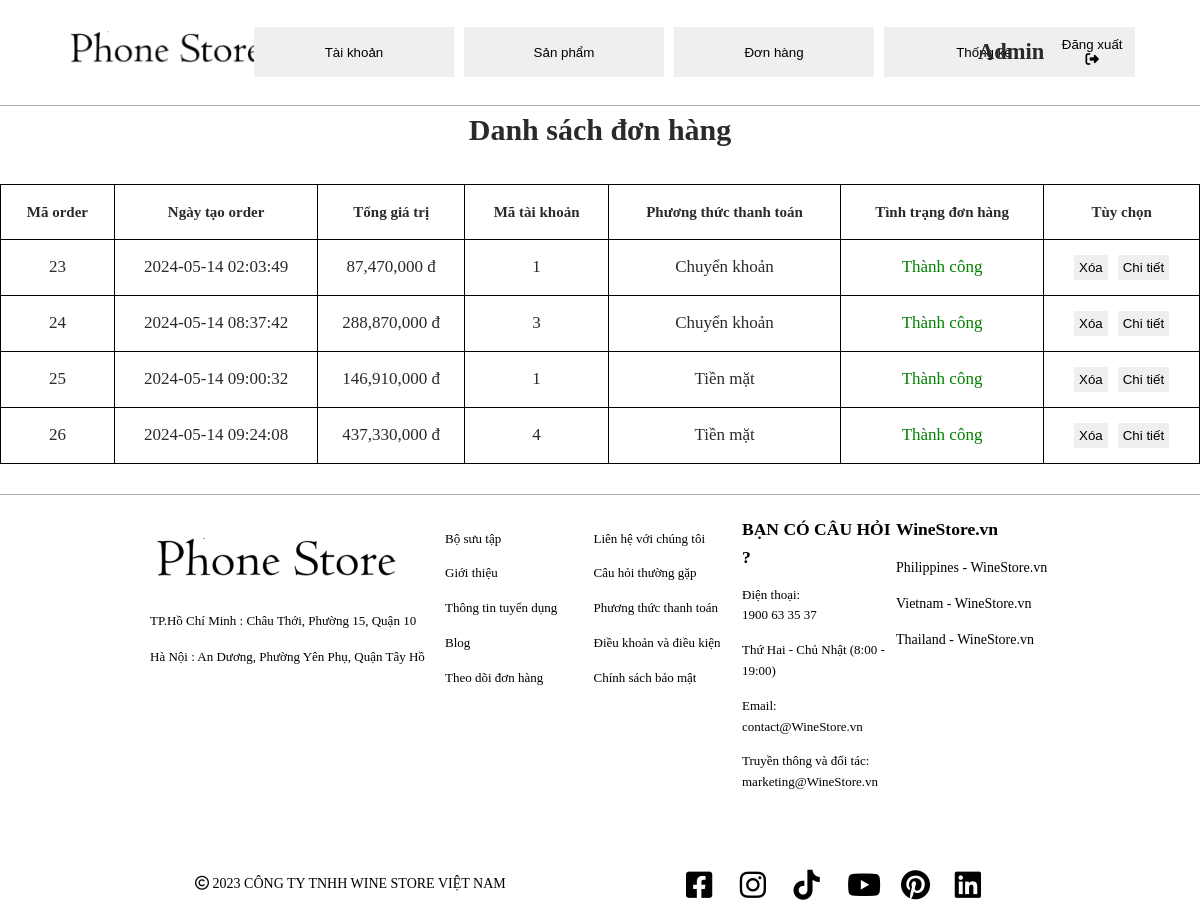
The app's page /Admin/index.php?controller=order with its own data.
### tables this page shows
CREATE TABLE `donhang` (
  `ma_don_hang` int(10) UNSIGNED NOT NULL,
  `ngay_tao_don_hang` datetime NOT NULL,
  `tong_gia_tri` int(255) UNSIGNED NOT NULL,
  `ma_tk` int(10) UNSIGNED NOT NULL,
  `phuong_thuc_thanh_toan` int(10) UNSIGNED NOT NULL COMMENT '1=tiền mặt,2=chuyển khoản',
  `tinh_trang_don_hang` int(10) UNSIGNED NOT NULL COMMENT '0=chưa xác nhận, 1=đã xác nhận,2=thành công\r\n'
);

### Admin/view/order.php (the view)
<?php
      $orderList = mysqli_query($conn, "select * from donhang");
?>
<table id="order-table">
      <h1>Danh sách đơn hàng</h1>
      <thead>
            <tr>
            <th>Mã order</th><th>Ngày tạo order</th><th>Tổng giá trị</th><th>Mã tài khoản</th><th>Phương thức thanh toán</th><th>Tình trạng đơn hàng</th><th>Tùy chọn</th>
            </tr>
      </thead>
      <tbody>
            <?php
                  while($order = mysqli_fetch_array($orderList)) {
                        $stringOrder = "";
                        $stringOrder .= "<tr>
                                    <td>$order[ma_don_hang]</td>
                                    <td>$order[ngay_tao_don_hang]</td>
                                    <td>".number_format($order['tong_gia_tri'])." đ</td>
                                    <td>$order[ma_tk]</td>";
                        if($order['phuong_thuc_thanh_toan']== 1) {
                              $stringOrder .= "<td>Tiền mặt</td>";
                        } else {
                              $stringOrder .="<td>Chuyển khoản</td>";
                        }
                        if($order['tinh_trang_don_hang'] == 0) {
                              $stringOrder .= "<td class='tinh_trang_don_hang' onclick='thayDoiTinhTrangDonHang($order[ma_don_hang],1)' style='color:red' value='0'>Chưa xác nhận</td>";
                        } else if($order['tinh_trang_don_hang'] == 1) {
                              $stringOrder .="<td class='tinh_trang_don_hang' onclick='thayDoiTinhTrangDonHang($order[ma_don_hang],2)' style='color:orange' value='1'>Đã xác nhận</td>";
                        } else {
                              $stringOrder .="<td class='tinh_trang_don_hang' onclick='thayDoiTinhTrangDonHang($order[ma_don_hang],0)' style='color:green' value='2'>Thành công</td>";
                        }
                        $stringOrder .= "<td><button onclick='xoaDonHang($order[ma_don_hang])'>Xóa</button><button onclick='openChiTietDonHang($order[ma_don_hang])'>Chi tiết</button></td></tr>";
                        echo $stringOrder;
                  }
            ?>
      </tbody>
</table>

### Admin/CSS/style.css (style rules this page uses)
* { margin: 0; padding: 0; }
body { width: 100%; color: #2a2a2a; font-family: Times; font-size: 15px; line-height: 1.6; }
table { margin-top: 30px; margin-bottom: 30px; width: 80%; }
table, th, td { border: 1px solid black; }
th, td { padding: 15px; }
button { margin: 5px; border: 1px; padding: 5px; width: auto }

### Admin/CSS/order.css (style rules this page uses)
#order-table th { text-align: center; }
#order-table td { text-align: center; font-size: 17px; }

### Admin/view/header.php (style rules this page uses)
table { width: 100%; border-collapse: collapse; }
td { text-align: center; vertical-align: middle; border: 1px solid #000; padding: 10px; }

### records on screen
donhang: ma_don_hang "23", ngay_tao_don_hang "2024-05-14 02:03:49", tong_gia_tri "87,470,000", ma_tk "1", phuong_thuc_thanh_toan "Chuyển khoản"
donhang: ma_don_hang "24", ngay_tao_don_hang "2024-05-14 08:37:42", tong_gia_tri "288,870,000", ma_tk "3", phuong_thuc_thanh_toan "Chuyển khoản"
donhang: ma_don_hang "25", ngay_tao_don_hang "2024-05-14 09:00:32", tong_gia_tri "146,910,000", ma_tk "1", phuong_thuc_thanh_toan "Tiền mặt"
donhang: ma_don_hang "26", ngay_tao_don_hang "2024-05-14 09:24:08", tong_gia_tri "437,330,000", ma_tk "4", phuong_thuc_thanh_toan "Tiền mặt"
